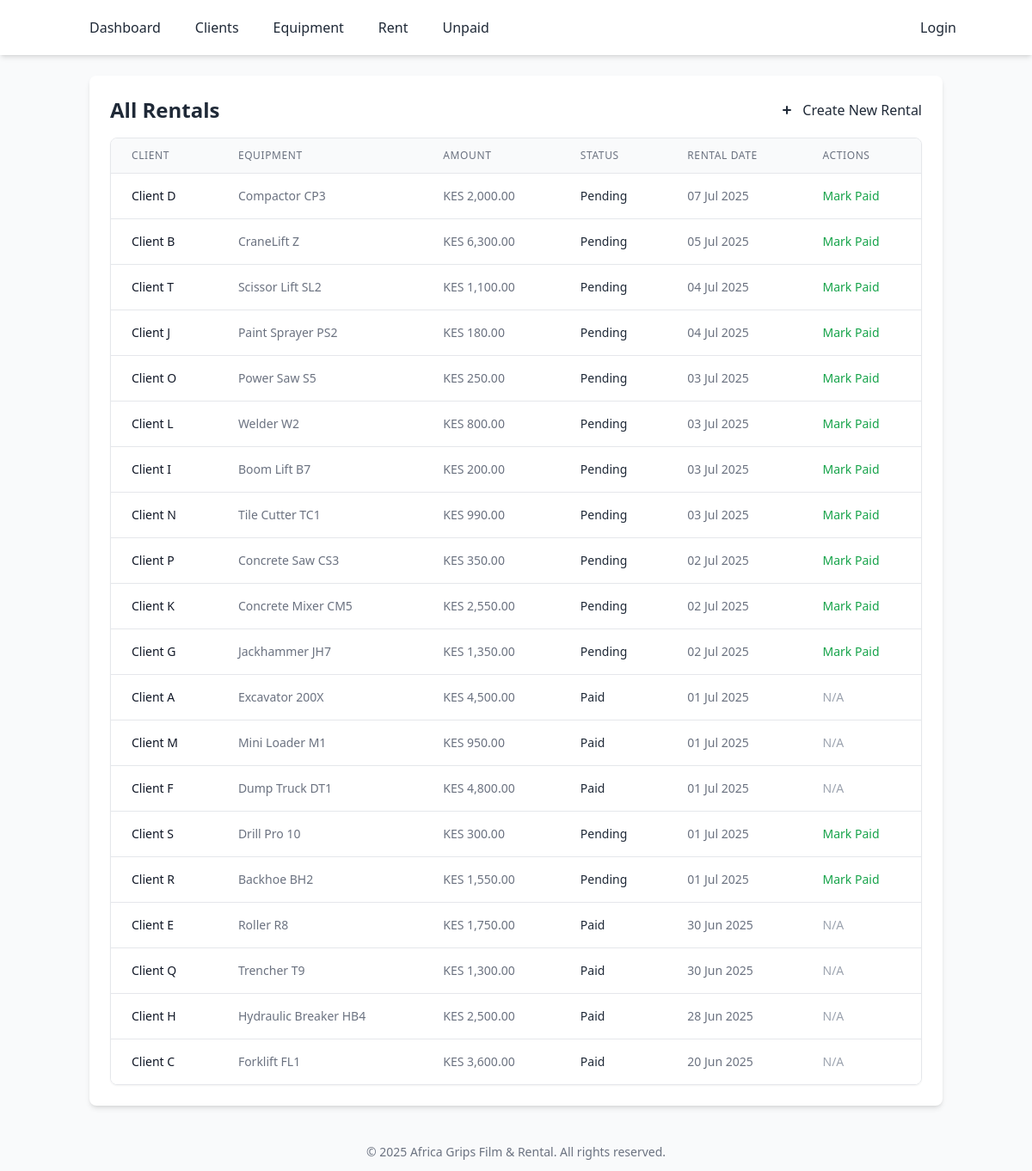
Page /rentals/list.php on the committed database.
### tables this page shows
CREATE TABLE rentals (
    id INT AUTO_INCREMENT PRIMARY KEY,
    client_id INT NOT NULL,
    equipment_id INT NOT NULL,
    rental_date DATE NOT NULL,
    return_date DATE,
    otp_verified BOOLEAN DEFAULT FALSE,
    payment_status ENUM('Paid', 'To Be Paid') DEFAULT 'To Be Paid',
    amount_due DECIMAL(10, 2) NOT NULL,
    created_at TIMESTAMP DEFAULT CURRENT_TIMESTAMP,
    FOREIGN KEY (client_id) REFERENCES clients(id),
    FOREIGN KEY (equipment_id) REFERENCES equipment(id)
);

CREATE TABLE clients (
    id INT AUTO_INCREMENT PRIMARY KEY,
    client_id VARCHAR(100) NOT NULL,
    client_name VARCHAR(255) NOT NULL,
    client_phone VARCHAR(20) NOT NULL,
    guarantor_id INT,
    created_at TIMESTAMP DEFAULT CURRENT_TIMESTAMP,
    FOREIGN KEY (guarantor_id) REFERENCES guarantors(id)
);

CREATE TABLE equipment (
    id INT AUTO_INCREMENT PRIMARY KEY,
    name VARCHAR(255) NOT NULL,
    type VARCHAR(100) NOT NULL,
    daily_rate DECIMAL(10, 2) NOT NULL,
    is_available BOOLEAN DEFAULT TRUE,
    created_at TIMESTAMP DEFAULT CURRENT_TIMESTAMP,
    category VARCHAR(100),
    status VARCHAR(20) DEFAULT 'available'
);

### rentals/list.php (the view)
<?php
require_once "../config/db.php";
require_once "../includes/header.php";
require_once "../includes/functions.php";
$rentals = $pdo->query("
    SELECT rentals.*, clients.client_name AS client_name, equipment.name AS equipment_name
    FROM rentals
    JOIN clients ON rentals.client_id = clients.id
    JOIN equipment ON rentals.equipment_id = equipment.id
    ORDER BY rentals.rental_date DESC
")->fetchAll(PDO::FETCH_ASSOC);
?>
<div class="bg-white shadow-md rounded-lg p-6 mb-6">
    <div class="flex items-center justify-between mb-4">
        <h2 class="text-2xl font-bold text-gray-800">All Rentals</h2>
        <a href="new.php" class="btn-success inline-flex items-center">
            <svg xmlns="http://www.w3.org/2000/svg" class="h-5 w-5 mr-2" viewBox="0 0 20 20" fill="currentColor">
                <path fill-rule="evenodd" d="M10 5a1 1 0 011 1v3h3a1 1 0 110 2h-3v3a1 1 0 11-2 0v-3H6a1 1 0 110-2h3V6a1 1 0 011-1z" clip-rule="evenodd" />
            </svg>
            Create New Rental
        </a>
    </div>
    <div class="overflow-x-auto rounded-lg shadow-sm border border-gray-200">
        <table class="min-w-full divide-y divide-gray-200">
            <thead class="bg-gray-50">
                <tr>
                    <th scope="col" class="px-6 py-3 text-left text-xs font-medium text-gray-500 uppercase tracking-wider">Client</th>
                    <th scope="col" class="px-6 py-3 text-left text-xs font-medium text-gray-500 uppercase tracking-wider">Equipment</th>
                    <th scope="col" class="px-6 py-3 text-left text-xs font-medium text-gray-500 uppercase tracking-wider">Amount</th>
                    <th scope="col" class="px-6 py-3 text-left text-xs font-medium text-gray-500 uppercase tracking-wider">Status</th>
                    <th scope="col" class="px-6 py-3 text-left text-xs font-medium text-gray-500 uppercase tracking-wider">Rental Date</th>
                    <th scope="col" class="px-6 py-3 text-left text-xs font-medium text-gray-500 uppercase tracking-wider">Actions</th>
                </tr>
            </thead>
            <tbody class="bg-white divide-y divide-gray-200">
                <?php if (empty($rentals)) : ?>
                    <tr>
                        <td colspan="6" class="px-6 py-4 whitespace-nowrap text-center text-gray-500">No rentals found.</td>
                    </tr>
                <?php else : ?>
                    <?php foreach ($rentals as $r): ?>
                        <tr>
                            <td class="px-6 py-4 whitespace-nowrap text-sm font-medium text-gray-900"><?= htmlspecialchars($r['client_name']) ?></td>
                            <td class="px-6 py-4 whitespace-nowrap text-sm text-gray-500"><?= htmlspecialchars($r['equipment_name']) ?></td>
                            <td class="px-6 py-4 whitespace-nowrap text-sm text-gray-500">KES <?= number_format($r['amount_due'], 2) ?></td>
                            <td class="px-6 py-4 whitespace-nowrap text-sm">
                                <?= statusBadge($r['payment_status'])  ?>
                            </td>
                            <td class="px-6 py-4 whitespace-nowrap text-sm text-gray-500"><?= date('d M Y', strtotime($r['rental_date'])) ?></td>
                            <td class="px-6 py-4 whitespace-nowrap text-sm font-medium">
                                <?php if ($r['payment_status'] === 'To Be Paid'): ?>
                                    <a href="mark_paid.php?id=<?= $r['id'] ?>" class="text-green-600 hover:text-green-900">Mark Paid</a>
                                <?php else: ?>
                                    <span class="text-gray-400">N/A</span>
                                <?php endif; ?>
                            </td>
                        </tr>
                    <?php endforeach; ?>
                <?php endif; ?>
            </tbody>
        </table>
    </div>
</div>
<?php include_once "../includes/footer.php"; ?>

### includes/functions.php (shortened to what this page needs)
<?php
if (!function_exists('statusBadge')) {
    function statusBadge($status) {
        $status = strtolower($status);
        switch ($status) {
            case 'paid':
                return '<span class="badge bg-success">Paid</span>';
            case 'to be paid':
                return '<span class="badge bg-warning text-dark">Pending</span>';
        }
    }
}

### includes/header.php (style rules this page uses)
.btn-success { @apply btn-base bg-green-600 text-white hover:bg-green-700 focus:outline-none focus:ring-2 focus:ring-offset-2 focus:ring-green-500; }

### rows in the picture
rentals: client.client_name "Client D", equipment.name "Compactor CP3", amount_due "2,000.00", payment_status "Pending", rental_date "07 Jul 2025"
rentals: client.client_name "Client B", equipment.name "CraneLift Z", amount_due "6,300.00", payment_status "Pending", rental_date "05 Jul 2025"
rentals: client.client_name "Client T", equipment.name "Scissor Lift SL2", amount_due "1,100.00", payment_status "Pending", rental_date "04 Jul 2025"
rentals: client.client_name "Client J", equipment.name "Paint Sprayer PS2", amount_due "180.00", payment_status "Pending", rental_date "04 Jul 2025"
rentals: client.client_name "Client O", equipment.name "Power Saw S5", amount_due "250.00", payment_status "Pending", rental_date "03 Jul 2025"
rentals: client.client_name "Client L", equipment.name "Welder W2", amount_due "800.00", payment_status "Pending", rental_date "03 Jul 2025"
rentals: client.client_name "Client I", equipment.name "Boom Lift B7", amount_due "200.00", payment_status "Pending", rental_date "03 Jul 2025"
rentals: client.client_name "Client N", equipment.name "Tile Cutter TC1", amount_due "990.00", payment_status "Pending", rental_date "03 Jul 2025"
rentals: client.client_name "Client P", equipment.name "Concrete Saw CS3", amount_due "350.00", payment_status "Pending", rental_date "02 Jul 2025"
rentals: client.client_name "Client K", equipment.name "Concrete Mixer CM5", amount_due "2,550.00", payment_status "Pending", rental_date "02 Jul 2025"
rentals: client.client_name "Client G", equipment.name "Jackhammer JH7", amount_due "1,350.00", payment_status "Pending", rental_date "02 Jul 2025"
rentals: client.client_name "Client A", equipment.name "Excavator 200X", amount_due "4,500.00", payment_status "Paid", rental_date "01 Jul 2025"
rentals: client.client_name "Client M", equipment.name "Mini Loader M1", amount_due "950.00", payment_status "Paid", rental_date "01 Jul 2025"
rentals: client.client_name "Client F", equipment.name "Dump Truck DT1", amount_due "4,800.00", payment_status "Paid", rental_date "01 Jul 2025"
rentals: client.client_name "Client S", equipment.name "Drill Pro 10", amount_due "300.00", payment_status "Pending", rental_date "01 Jul 2025"
rentals: client.client_name "Client R", equipment.name "Backhoe BH2", amount_due "1,550.00", payment_status "Pending", rental_date "01 Jul 2025"
rentals: client.client_name "Client E", equipment.name "Roller R8", amount_due "1,750.00", payment_status "Paid", rental_date "30 Jun 2025"
rentals: client.client_name "Client Q", equipment.name "Trencher T9", amount_due "1,300.00", payment_status "Paid", rental_date "30 Jun 2025"
rentals: client.client_name "Client H", equipment.name "Hydraulic Breaker HB4", amount_due "2,500.00", payment_status "Paid", rental_date "28 Jun 2025"
rentals: client.client_name "Client C", equipment.name "Forklift FL1", amount_due "3,600.00", payment_status "Paid", rental_date "20 Jun 2025"
